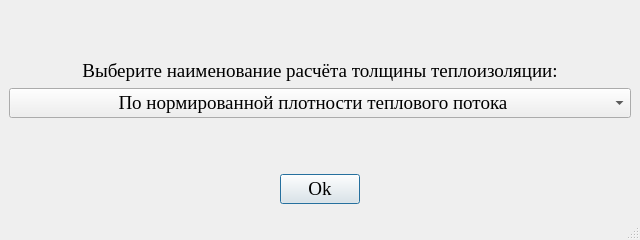
<?xml version="1.0" encoding="UTF-8"?>
<ui version="4.0">
 <class>MainWindow</class>
 <widget class="QMainWindow" name="MainWindow">
  <property name="geometry">
   <rect>
    <x>0</x>
    <y>0</y>
    <width>640</width>
    <height>240</height>
   </rect>
  </property>
  <property name="minimumSize">
   <size>
    <width>640</width>
    <height>240</height>
   </size>
  </property>
  <property name="maximumSize">
   <size>
    <width>640</width>
    <height>240</height>
   </size>
  </property>
  <property name="font">
   <font>
    <family>Times New Roman</family>
    <pointsize>14</pointsize>
   </font>
  </property>
  <property name="windowTitle">
   <string>Выбор расчёта</string>
  </property>
  <property name="windowIcon">
   <iconset resource="resources.qrc">
    <normaloff>:/resources/icons/hay-bale-icon-style-vector.jpg</normaloff>:/resources/icons/hay-bale-icon-style-vector.jpg</iconset>
  </property>
  <property name="layoutDirection">
   <enum>Qt::LeftToRight</enum>
  </property>
  <widget class="QWidget" name="centralwidget">
   <layout class="QVBoxLayout" name="verticalLayout">
    <item>
     <layout class="QGridLayout" name="gridLayout_4">
      <item row="3" column="0">
       <spacer name="verticalSpacer">
        <property name="orientation">
         <enum>Qt::Vertical</enum>
        </property>
        <property name="sizeHint" stdset="0">
         <size>
          <width>20</width>
          <height>40</height>
         </size>
        </property>
       </spacer>
      </item>
      <item row="2" column="0">
       <widget class="QComboBox" name="comboBox">
        <property name="minimumSize">
         <size>
          <width>221</width>
          <height>0</height>
         </size>
        </property>
        <property name="font">
         <font>
          <family>Times New Roman</family>
          <pointsize>14</pointsize>
         </font>
        </property>
        <property name="layoutDirection">
         <enum>Qt::LeftToRight</enum>
        </property>
        <property name="maxVisibleItems">
         <number>10</number>
        </property>
        <property name="sizeAdjustPolicy">
         <enum>QComboBox::AdjustToContents</enum>
        </property>
        <property name="minimumContentsLength">
         <number>0</number>
        </property>
        <item>
         <property name="text">
          <string>                      По нормированной плотности теплового потока</string>
         </property>
        </item>
       </widget>
      </item>
      <item row="1" column="0">
       <widget class="QLabel" name="label">
        <property name="font">
         <font>
          <family>Times New Roman</family>
          <pointsize>14</pointsize>
         </font>
        </property>
        <property name="frameShape">
         <enum>QFrame::NoFrame</enum>
        </property>
        <property name="text">
         <string>Выберите наименование расчёта толщины теплоизоляции:</string>
        </property>
        <property name="textFormat">
         <enum>Qt::AutoText</enum>
        </property>
        <property name="alignment">
         <set>Qt::AlignCenter</set>
        </property>
       </widget>
      </item>
      <item row="0" column="0">
       <spacer name="verticalSpacer_2">
        <property name="orientation">
         <enum>Qt::Vertical</enum>
        </property>
        <property name="sizeHint" stdset="0">
         <size>
          <width>20</width>
          <height>40</height>
         </size>
        </property>
       </spacer>
      </item>
     </layout>
    </item>
    <item>
     <layout class="QGridLayout" name="gridLayout_5">
      <item row="0" column="1">
       <widget class="QPushButton" name="pushButton">
        <property name="text">
         <string>Ok</string>
        </property>
        <property name="autoDefault">
         <bool>true</bool>
        </property>
        <property name="default">
         <bool>true</bool>
        </property>
       </widget>
      </item>
      <item row="0" column="2">
       <spacer name="horizontalSpacer">
        <property name="orientation">
         <enum>Qt::Horizontal</enum>
        </property>
        <property name="sizeType">
         <enum>QSizePolicy::Expanding</enum>
        </property>
        <property name="sizeHint" stdset="0">
         <size>
          <width>40</width>
          <height>20</height>
         </size>
        </property>
       </spacer>
      </item>
      <item row="0" column="0">
       <spacer name="horizontalSpacer_2">
        <property name="orientation">
         <enum>Qt::Horizontal</enum>
        </property>
        <property name="sizeHint" stdset="0">
         <size>
          <width>40</width>
          <height>20</height>
         </size>
        </property>
       </spacer>
      </item>
     </layout>
    </item>
   </layout>
  </widget>
  <widget class="QMenuBar" name="menubar">
   <property name="geometry">
    <rect>
     <x>0</x>
     <y>0</y>
     <width>640</width>
     <height>26</height>
    </rect>
   </property>
  </widget>
  <widget class="QStatusBar" name="statusbar"/>
  <action name="action">
   <property name="text">
    <string>О программе</string>
   </property>
  </action>
 </widget>
 <resources>
  <include location="resources.qrc"/>
 </resources>
 <connections/>
</ui>
